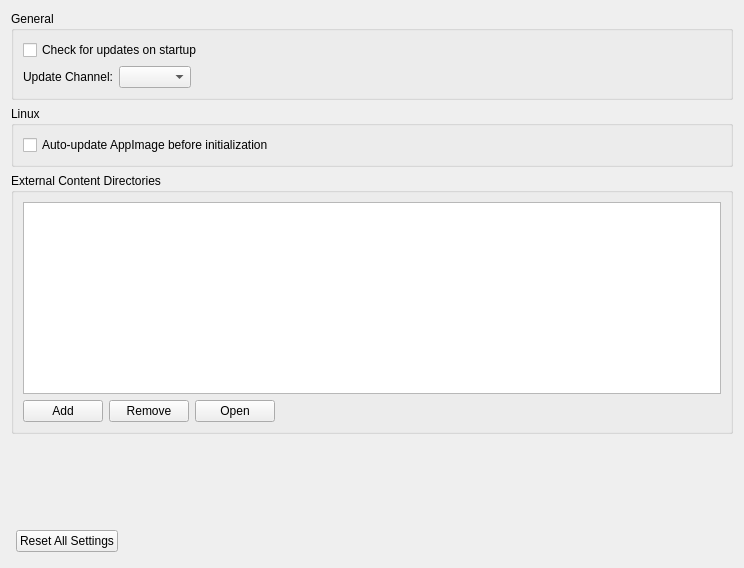
<?xml version="1.0" encoding="UTF-8"?>
<ui version="4.0">
 <class>ConfigureGeneral</class>
 <widget class="QWidget" name="ConfigureGeneral">
  <property name="geometry">
   <rect>
    <x>0</x>
    <y>0</y>
    <width>744</width>
    <height>568</height>
   </rect>
  </property>
  <property name="windowTitle">
   <string>Form</string>
  </property>
  <property name="accessibleName">
   <string>General</string>
  </property>
  <layout class="QHBoxLayout" name="HorizontalLayout">
   <item>
    <layout class="QVBoxLayout" name="VerticalLayout">
     <item>
      <widget class="QGroupBox" name="GeneralGroupBox">
       <property name="title">
        <string>General</string>
       </property>
       <layout class="QHBoxLayout" name="GeneralHorizontalLayout">
        <item>
         <widget class="QWidget" name="general_widget" native="true">
          <layout class="QVBoxLayout" name="GeneralVerticalLayout">
           <property name="leftMargin">
            <number>0</number>
           </property>
           <property name="topMargin">
            <number>0</number>
           </property>
           <property name="rightMargin">
            <number>0</number>
           </property>
           <property name="bottomMargin">
            <number>0</number>
           </property>
            <item>
             <widget class="QCheckBox" name="check_for_updates_checkbox">
              <property name="text">
               <string>Check for updates on startup</string>
              </property>
             </widget>
            </item>
            <item>
             <layout class="QHBoxLayout" name="update_channel_layout">
              <item>
               <widget class="QLabel" name="update_channel_label">
                <property name="text">
                 <string>Update Channel:</string>
                </property>
               </widget>
              </item>
              <item>
               <widget class="QComboBox" name="update_channel_combo">
                <property name="maximumSize">
                 <size>
                  <width>200</width>
                  <height>16777215</height>
                 </size>
                </property>
                <property name="sizePolicy">
                 <sizepolicy hsizetype="Preferred" vsizetype="Fixed">
                  <horstretch>0</horstretch>
                  <verstretch>0</verstretch>
                 </sizepolicy>
                </property>
               </widget>
              </item>
              <item>
               <spacer name="update_channel_spacer">
                <property name="orientation">
                 <enum>Qt::Horizontal</enum>
                </property>
                <property name="sizeHint" stdset="0">
                 <size>
                  <width>40</width>
                  <height>20</height>
                 </size>
                </property>
               </spacer>
              </item>
             </layout>
            </item>
          </layout>
         </widget>
        </item>
       </layout>
      </widget>
     </item>
     <item>
      <widget class="QGroupBox" name="LinuxGroupBox">
       <property name="title">
        <string>Linux</string>
       </property>
       <layout class="QVBoxLayout" name="LinuxVerticalLayout_1">
        <item>
         <widget class="QWidget" name="linux_widget" native="true">
          <layout class="QVBoxLayout" name="LinuxVerticalLayout_2">
           <property name="leftMargin">
            <number>0</number>
           </property>
           <property name="topMargin">
            <number>0</number>
           </property>
           <property name="rightMargin">
            <number>0</number>
           </property>
           <property name="bottomMargin">
            <number>0</number>
           </property>
           <item>
            <widget class="QCheckBox" name="auto_update_before_init_checkbox">
             <property name="text">
              <string>Auto-update AppImage before initialization</string>
             </property>
            </widget>
           </item>
          </layout>
         </widget>
        </item>
       </layout>
      </widget>
     </item>
     <item>
      <widget class="QGroupBox" name="ExternalContentGroupBox">
       <property name="title">
        <string>External Content Directories</string>
       </property>
       <layout class="QVBoxLayout" name="ExternalContentVerticalLayout">
        <item>
         <widget class="QListWidget" name="external_content_list">
          <property name="alternatingRowColors">
           <bool>true</bool>
          </property>
         </widget>
        </item>
        <item>
         <layout class="QHBoxLayout" name="ExternalContentButtonsLayout">
          <item>
           <widget class="QPushButton" name="button_add_external_content">
            <property name="text">
             <string>Add</string>
            </property>
           </widget>
          </item>
          <item>
           <widget class="QPushButton" name="button_remove_external_content">
            <property name="text">
             <string>Remove</string>
            </property>
           </widget>
          </item>
          <item>
           <widget class="QPushButton" name="button_open_external_content">
            <property name="text">
             <string>Open</string>
            </property>
           </widget>
          </item>
          <item>
           <spacer name="horizontalSpacer_ExternalContent">
            <property name="orientation">
             <enum>Qt::Horizontal</enum>
            </property>
            <property name="sizeHint" stdset="0">
             <size>
              <width>40</width>
              <height>20</height>
             </size>
            </property>
           </spacer>
          </item>
         </layout>
        </item>
       </layout>
      </widget>
     </item>
     <item>
      <spacer name="verticalSpacer">
       <property name="orientation">
        <enum>Qt::Vertical</enum>
       </property>
       <property name="sizeHint" stdset="0">
        <size>
         <width>20</width>
         <height>40</height>
        </size>
       </property>
      </spacer>
     </item>
     <item>
      <layout class="QHBoxLayout" name="layout_reset">
       <property name="spacing">
        <number>6</number>
       </property>
       <property name="leftMargin">
        <number>5</number>
       </property>
       <property name="topMargin">
        <number>5</number>
       </property>
       <property name="rightMargin">
        <number>5</number>
       </property>
       <property name="bottomMargin">
        <number>5</number>
       </property>
       <item>
        <widget class="QPushButton" name="button_reset_defaults">
         <property name="text">
          <string>Reset All Settings</string>
         </property>
        </widget>
       </item>
       <item>
        <spacer name="spacer_reset">
         <property name="orientation">
          <enum>Qt::Horizontal</enum>
         </property>
         <property name="sizeHint" stdset="0">
          <size>
           <width>40</width>
           <height>20</height>
          </size>
         </property>
        </spacer>
       </item>
      </layout>
     </item>
    </layout>
   </item>
  </layout>
 </widget>
 <resources/>
 <connections/>
</ui>
